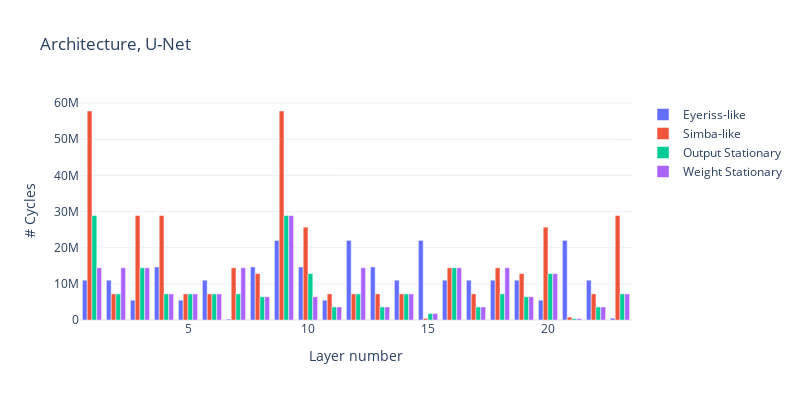

Here is the notebook cell this chart was saved with:
### Code cell
import plotly.graph_objs as go
import plotly.io as pio


arches = ['eyeriss', 'simba', 'simple_output_stationary', 'simple_weight_stationary']

traces = []
for a in arches:
    data = all_stats[a]["cycles"]
    traces.append(
        go.Bar(
                x=list(range(1, len(data) + 1)),
                y=data,
                name=mapping_archs[a],
                # marker_color=cb_friendly_colors[metric]
            )

    )

# trace = go.Bar(x=list(range(1, len(data) + 1)),
#                 y=data
#                 name = 
#                 # marker_color=cb_friendly_colors[metric]
#             )
    

layout = go.Layout(
    title=f"Architecture, U-Net",
    template="plotly_white",
    barmode="group",
    xaxis=dict(title="Layer number"),
    yaxis=dict(title="# Cycles"),
    width=800, height=400
)

# Create a Figure
fig = go.Figure(data=traces, layout=layout)

# Show the figure
pio.show(fig)

### Figure 1 — Plotly figure (JSON) as saved in the notebook; plotly's stock layout.template omitted (floating-point values rounded to 4 significant figures)
{"data": [{"name": "Eyeriss-like", "type": "bar", "x": [1, 2, 3, 4, 5, 6, 7, 8, 9, 10, 11, 12, 13, 14, 15, 16, 17, 18, 19, 20, 21, 22, 23], "y": [11010048, 11010048, 5505024, 14680064, 5505024, 11010048, 263424, 14680064, 22020096, 14680064, 5505024, 22020096, 14680064, 11010048, 22020096, 11010048, 11010048, 11010048, 11010048, 5505024, 22020096, 11010048, 516096]}, {"name": "Simba-like", "type": "bar", "x": [1, 2, 3, 4, 5, 6, 7, 8, 9, 10, 11, 12, 13, 14, 15, 16, 17, 18, 19, 20, 21, 22, 23], "y": [57802752, 7225344, 28901376, 28901376, 7225344, 7225344, 14450688, 12845056, 57802752, 25690112, 7225344, 7225344, 7225344, 7225344, 451584, 14450688, 7225344, 14450688, 12845056, 25690112, 802816, 7225344, 28901376]}, {"name": "Output Stationary", "type": "bar", "x": [1, 2, 3, 4, 5, 6, 7, 8, 9, 10, 11, 12, 13, 14, 15, 16, 17, 18, 19, 20, 21, 22, 23], "y": [28901376, 7225344, 14450688, 7225344, 7225344, 7225344, 7225344, 6422528, 28901376, 12845056, 3612672, 7225344, 3612672, 7225344, 1806336, 14450688, 3612672, 7225344, 6422528, 12845056, 401408, 3612672, 7225344]}, {"name": "Weight Stationary", "type": "bar", "x": [1, 2, 3, 4, 5, 6, 7, 8, 9, 10, 11, 12, 13, 14, 15, 16, 17, 18, 19, 20, 21, 22, 23], "y": [14450688, 14450688, 14450688, 7225344, 7225344, 7225344, 14450688, 6422528, 28901376, 6422528, 3612672, 14450688, 3612672, 7225344, 1806336, 14450688, 3612672, 14450688, 6422528, 12845056, 401408, 3612672, 7225344]}], "layout": {"barmode": "group", "height": 400, "title": {"text": "Architecture, U-Net"}, "width": 800, "xaxis": {"title": {"text": "Layer number"}}, "yaxis": {"title": {"text": "# Cycles"}}}}
